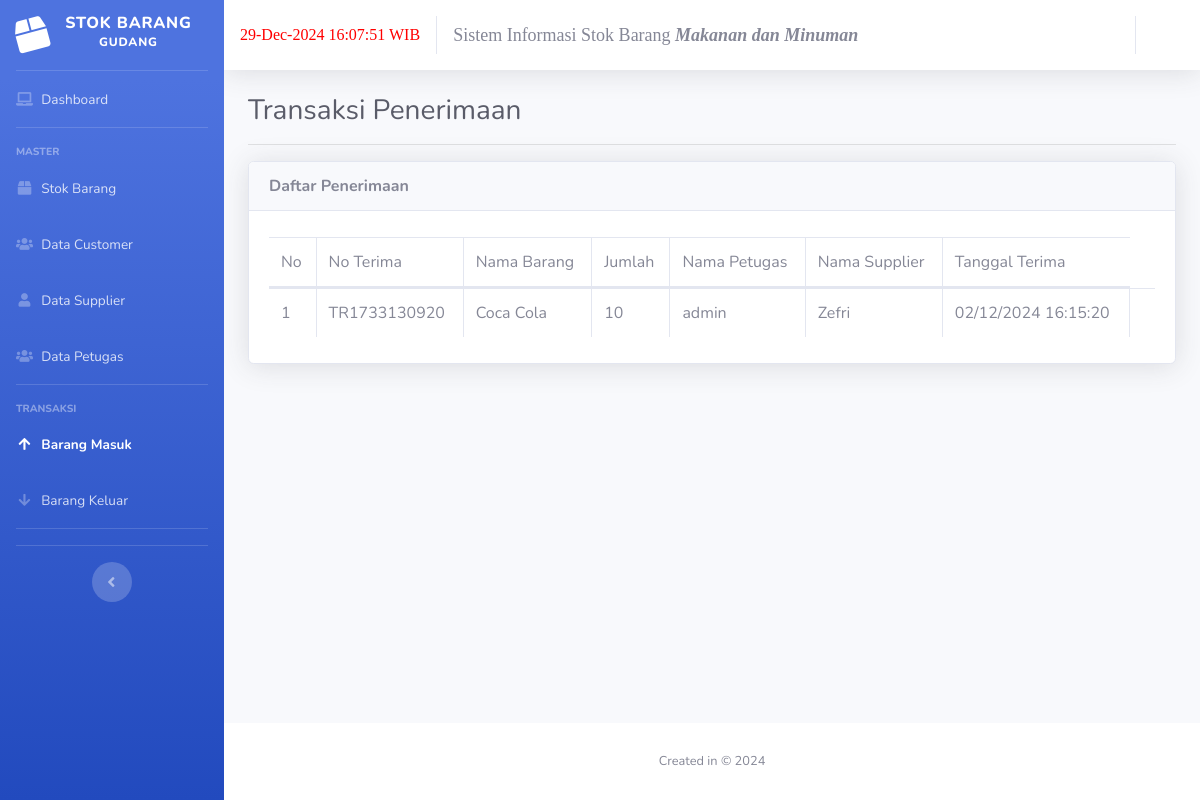
The app's page /index.php/penerimaan with its own data.
### tables this page shows
CREATE TABLE `penerimaan` (
  `id` int(11) NOT NULL,
  `no_terima` varchar(25) DEFAULT NULL,
  `tgl_terima` varchar(25) DEFAULT NULL,
  `jam_terima` varchar(10) DEFAULT NULL,
  `nama_supplier` varchar(80) DEFAULT NULL,
  `nama_petugas` varchar(80) DEFAULT NULL
);

CREATE TABLE `detail_terima` (
  `no_terima` varchar(25) DEFAULT NULL,
  `nama_barang` varchar(80) DEFAULT NULL,
  `jumlah` int(11) DEFAULT NULL,
  `satuan` varchar(20) DEFAULT NULL,
  `keterangan` char(50) NOT NULL
);

### application/controllers/Penerimaan.php (called while the page is built, shortened)
<?php
class Penerimaan extends CI_Controller{
	public function __construct(){
		$this->data['aktif'] = 'penerimaan';
		$this->load->model('M_barang', 'm_barang');
		$this->load->model('M_supplier', 'm_supplier');
		$this->load->model('M_penerimaan', 'm_penerimaan');
		$this->load->model('M_detail_terima', 'm_detail_terima');
	}
	public function index(){
		$this->data['title'] = 'Transaksi Penerimaan';
		$this->data['all_penerimaan'] = $this->m_penerimaan->lihat();
		$this->data['no'] = 1;
		$this->load->view('penerimaan/lihat', $this->data);
	}
}

### index.php (called while the page is built, shortened)
<?php
require_once BASEPATH.'core/CodeIgniter.php';

### application/models/M_penerimaan.php (called while the page is built, shortened)
<?php
class M_penerimaan extends CI_Model {
	protected $_table = 'penerimaan';
	public function lihat(){
		$this->db->from($this->_table.' as p');
		$this->db->join('detail_terima as dt','p.no_terima=dt.no_terima');
		$query=$this->db->get();
		return $query->result();
	}
}

### application/views/penerimaan/lihat.php (the view, shortened to what this page needs)
<!DOCTYPE html>
<html lang="en">
<head>
</head>
<body id="page-top">
	<div id="wrapper">
		<div id="content-wrapper" class="d-flex flex-column">
			<div id="content" data-url="<?= base_url('penerimaan') ?>">
				<div class="container-fluid">
				<div class="clearfix">
					<div class="float-left">
						<h1 class="h3 m-0 text-gray-800"><?= $title ?></h1>
					</div>
				</div>
				<hr>
				<div class="card shadow">
					<div class="card-header"><strong>Daftar Penerimaan</strong></div>
					<div class="card-body">
						<div class="table-responsive">
							<table class="table table-bordered" id="dataTable" width="100%" cellspacing="0">
								<thead>
									<tr>
										<td>No</td>
										<td>No Terima</td>
										<td>Nama Barang</td>
										<td>Jumlah</td>
										<td>Nama Petugas</td>
										<td>Nama Supplier</td>
										<td>Tanggal Terima</td>
									</tr>
								</thead>
								<tbody>
									<?php foreach ($all_penerimaan as $penerimaan): ?>
										<tr>
											<td><?= $no++ ?></td>
											<td><?= $penerimaan->no_terima ?></td>
											<td><?= $penerimaan->nama_barang ?></td>
											<td><?= $penerimaan->jumlah ?></td>
											<td><?= $penerimaan->nama_petugas ?></td>
											<td><?= $penerimaan->nama_supplier ?></td>
											<td><?= $penerimaan->tgl_terima ?> <?= $penerimaan->jam_terima ?></td>
											<td>
										</tr>
									<?php endforeach ?>
								</tbody>
							</table>
						</div>
					</div>
				</div>
				</div>
			</div>
		</div>
	</div>
</body>
</html>

### records on screen
penerimaan: detail_terima.no_terima "TR1733130920", detail_terima.nama_barang "Coca Cola", detail_terima.jumlah "10", nama_petugas "admin", nama_supplier "Zefri", tgl_terima "02/12/2024", jam_terima "16:15:20"

### other values on screen
$title "Transaksi Penerimaan"
